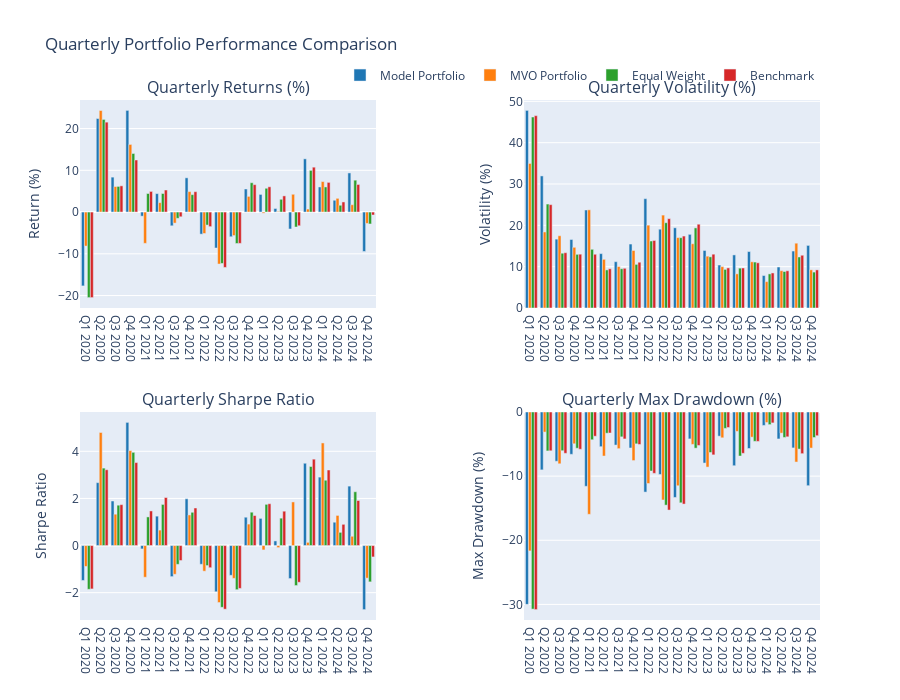

Notebook code for this chart:
### Code cell
# Plotting
fig = make_subplots(
    rows=2, cols=2,
    subplot_titles=('Quarterly Returns (%)', 'Quarterly Volatility (%)', 
                   'Quarterly Sharpe Ratio', 'Quarterly Max Drawdown (%)'),
    vertical_spacing=0.2,
    horizontal_spacing=0.2
)

colors = ['#1f77b4', '#ff7f0e', '#2ca02c', '#d62728']
quarters = list(quarterly_comparison['Total Return (%)'].index)

# Plot quarterly returns
for i, portfolio in enumerate(portfolios.keys()):
    fig.add_trace(
        go.Bar(
            x=quarters,
            y=quarterly_comparison['Total Return (%)'][portfolio],
            name=portfolio,
            marker_color=colors[i],
            showlegend=True
        ),
        row=1, col=1
    )

for i, portfolio in enumerate(portfolios.keys()):
    fig.add_trace(
        go.Bar(
            x=quarters,
            y=quarterly_comparison['Volatility (%)'][portfolio],
            name=portfolio,
            marker_color=colors[i],
            showlegend=False
        ),
        row=1, col=2
    )

for i, portfolio in enumerate(portfolios.keys()):
    fig.add_trace(
        go.Bar(
            x=quarters,
            y=quarterly_comparison['Sharpe Ratio'][portfolio],
            name=portfolio,
            marker_color=colors[i],
            showlegend=False
        ),
        row=2, col=1
    )

for i, portfolio in enumerate(portfolios.keys()):
    fig.add_trace(
        go.Bar(
            x=quarters,
            y=quarterly_comparison['Max Drawdown (%)'][portfolio],
            name=portfolio,
            marker_color=colors[i],
            showlegend=False
        ),
        row=2, col=2
    )

fig.update_layout(
    title='Quarterly Portfolio Performance Comparison',
    height=700,
    showlegend=True,
    legend=dict(
        orientation="h",
        yanchor="bottom",
        y=1.02,
        xanchor="right",
        x=1
    )
)

# Update axes labels
fig.update_yaxes(title_text="Return (%)", row=1, col=1)
fig.update_yaxes(title_text="Volatility (%)", row=1, col=2)
fig.update_yaxes(title_text="Sharpe Ratio", row=2, col=1)
fig.update_yaxes(title_text="Max Drawdown (%)", row=2, col=2)

fig.show()

# Summary Statistics by Quarter
print("\n" + "="*60)
print("QUARTERLY PERFORMANCE SUMMARY")
print("="*60)

for quarter in quarters:
    print(f"\n{quarter}:")
    print("-" * 20)
    
    # Best performing portfolio this quarter
    quarter_returns = quarterly_comparison['Total Return (%)'].loc[quarter]
    best_return = quarter_returns.idxmax()
    print(f"Best Return: {best_return} ({quarter_returns[best_return]:.2f}%)")
    
    # Best Sharpe ratio this quarter
    quarter_sharpe = quarterly_comparison['Sharpe Ratio'].loc[quarter].dropna()
    if not quarter_sharpe.empty:
        best_sharpe = quarter_sharpe.idxmax()
        print(f"Best Sharpe: {best_sharpe} ({quarter_sharpe[best_sharpe]:.3f})")
    
    # Lowest volatility this quarter
    quarter_vol = quarterly_comparison['Volatility (%)'].loc[quarter].dropna()
    if not quarter_vol.empty:
        lowest_vol = quarter_vol.idxmin()
        print(f"Lowest Vol: {lowest_vol} ({quarter_vol[lowest_vol]:.2f}%)")

# Ranking Analysis
print("\n" + "="*60)
print("PORTFOLIO RANKINGS BY QUARTER")
print("="*60)

ranking_df = pd.DataFrame(index=quarters, columns=portfolios.keys())

for quarter in quarters:
    # Rank by quarterly returns (1 = best)
    quarter_returns = quarterly_comparison['Total Return (%)'].loc[quarter]
    ranks = quarter_returns.rank(ascending=False, method='min')
    ranking_df.loc[quarter] = ranks

print("\nRanking by Quarterly Returns (1=Best, 4=Worst):")
print(ranking_df.astype(int))

# Average ranking
avg_ranking = ranking_df.mean().sort_values()
print(f"\nAverage Ranking Across All Quarters:")
print("-" * 40)
for portfolio, avg_rank in avg_ranking.items():
    print(f"{portfolio}: {avg_rank:.2f}")

# Win rate analysis
print(f"\nQuarterly Win Rate (% of quarters ranked #1):")
print("-" * 45)
for portfolio in portfolios.keys():
    win_rate = (ranking_df[portfolio] == 1).sum() / len(quarters) * 100
    print(f"{portfolio}: {win_rate:.1f}%")

# Save the plot to a file
fig.write_html(f'{output_dir}/{train_type}/QoQ_performance_{model_type}_run_{run_no}.html')
fig.write_image(f'{output_dir}/{train_type}/QoQ_performance_{model_type}_run_{run_no}.png')

### Figure 1 — Plotly figure (JSON) as saved in the notebook; plotly's stock layout.template omitted (floating-point values rounded to 4 significant figures)
{"data": [{"marker": {"color": "#1f77b4"}, "name": "Model Portfolio", "showlegend": true, "type": "bar", "x": ["Q1 2020", "Q2 2020", "Q3 2020", "Q4 2020", "Q1 2021", "Q2 2021", "Q3 2021", "Q4 2021", "Q1 2022", "Q2 2022", "Q3 2022", "Q4 2022", "Q1 2023", "Q2 2023", "Q3 2023", "Q4 2023", "Q1 2024", "Q2 2024", "Q3 2024", "Q4 2024"], "xaxis": "x", "y": [-17.69, 22.41, 8.36, 24.35, -0.9848, 4.415, -3.293, 8.199, -5.293, -8.618, -5.919, 5.526, 4.223, 0.8532, -4.054, 12.74, 6.008, 2.827, 9.367, -9.447], "yaxis": "y"}, {"marker": {"color": "#ff7f0e"}, "name": "MVO Portfolio", "showlegend": true, "type": "bar", "x": ["Q1 2020", "Q2 2020", "Q3 2020", "Q4 2020", "Q1 2021", "Q2 2021", "Q3 2021", "Q4 2021", "Q1 2022", "Q2 2022", "Q3 2022", "Q4 2022", "Q1 2023", "Q2 2023", "Q3 2023", "Q4 2023", "Q1 2024", "Q2 2024", "Q3 2024", "Q4 2024"], "xaxis": "x", "y": [-8.148, 24.32, 6.118, 16.19, -7.495, 2.253, -2.648, 4.897, -5.138, -12.45, -5.627, 3.755, -0.2666, 0.1523, 4.26, 0.718, 7.3, 3.284, 1.755, -2.717], "yaxis": "y"}, {"marker": {"color": "#2ca02c"}, "name": "Equal Weight", "showlegend": true, "type": "bar", "x": ["Q1 2020", "Q2 2020", "Q3 2020", "Q4 2020", "Q1 2021", "Q2 2021", "Q3 2021", "Q4 2021", "Q1 2022", "Q2 2022", "Q3 2022", "Q4 2022", "Q1 2023", "Q2 2023", "Q3 2023", "Q4 2023", "Q1 2024", "Q2 2024", "Q3 2024", "Q4 2024"], "xaxis": "x", "y": [-20.49, 22.18, 6.139, 14.03, 4.442, 4.442, -1.496, 4.17, -3.116, -12.31, -7.531, 7.025, 5.697, 3.055, -3.588, 9.98, 6.015, 1.628, 7.635, -2.855], "yaxis": "y"}, {"marker": {"color": "#d62728"}, "name": "Benchmark", "showlegend": true, "type": "bar", "x": ["Q1 2020", "Q2 2020", "Q3 2020", "Q4 2020", "Q1 2021", "Q2 2021", "Q3 2021", "Q4 2021", "Q1 2022", "Q2 2022", "Q3 2022", "Q4 2022", "Q1 2023", "Q2 2023", "Q3 2023", "Q4 2023", "Q1 2024", "Q2 2024", "Q3 2024", "Q4 2024"], "xaxis": "x", "y": [-20.49, 21.53, 6.274, 12.47, 4.944, 5.277, -1.135, 4.877, -3.492, -13.26, -7.5, 6.559, 6.048, 3.87, -3.283, 10.75, 7.105, 2.418, 6.606, -0.7058], "yaxis": "y"}, {"marker": {"color": "#1f77b4"}, "name": "Model Portfolio", "showlegend": false, "type": "bar", "x": ["Q1 2020", "Q2 2020", "Q3 2020", "Q4 2020", "Q1 2021", "Q2 2021", "Q3 2021", "Q4 2021", "Q1 2022", "Q2 2022", "Q3 2022", "Q4 2022", "Q1 2023", "Q2 2023", "Q3 2023", "Q4 2023", "Q1 2024", "Q2 2024", "Q3 2024", "Q4 2024"], "xaxis": "x2", "y": [47.81, 31.96, 16.66, 16.58, 23.71, 13.16, 11.2, 15.48, 26.45, 19.07, 19.41, 17.82, 13.92, 10.4, 12.85, 13.66, 7.855, 9.915, 13.78, 15.14], "yaxis": "y2"}, {"marker": {"color": "#ff7f0e"}, "name": "MVO Portfolio", "showlegend": false, "type": "bar", "x": ["Q1 2020", "Q2 2020", "Q3 2020", "Q4 2020", "Q1 2021", "Q2 2021", "Q3 2021", "Q4 2021", "Q1 2022", "Q2 2022", "Q3 2022", "Q4 2022", "Q1 2023", "Q2 2023", "Q3 2023", "Q4 2023", "Q1 2024", "Q2 2024", "Q3 2024", "Q4 2024"], "xaxis": "x2", "y": [34.97, 18.4, 17.48, 14.69, 23.75, 11.78, 10.03, 13.91, 20.04, 22.48, 17.03, 15.54, 12.54, 10.0, 8.263, 11.18, 6.386, 9.024, 15.68, 9.233], "yaxis": "y2"}, {"marker": {"color": "#2ca02c"}, "name": "Equal Weight", "showlegend": false, "type": "bar", "x": ["Q1 2020", "Q2 2020", "Q3 2020", "Q4 2020", "Q1 2021", "Q2 2021", "Q3 2021", "Q4 2021", "Q1 2022", "Q2 2022", "Q3 2022", "Q4 2022", "Q1 2023", "Q2 2023", "Q3 2023", "Q4 2023", "Q1 2024", "Q2 2024", "Q3 2024", "Q4 2024"], "xaxis": "x2", "y": [46.21, 25.15, 13.25, 12.99, 14.2, 9.217, 9.5, 10.55, 16.21, 20.63, 17.01, 19.38, 12.38, 9.341, 9.651, 11.12, 8.251, 8.83, 12.35, 8.691], "yaxis": "y2"}, {"marker": {"color": "#d62728"}, "name": "Benchmark", "showlegend": false, "type": "bar", "x": ["Q1 2020", "Q2 2020", "Q3 2020", "Q4 2020", "Q1 2021", "Q2 2021", "Q3 2021", "Q4 2021", "Q1 2022", "Q2 2022", "Q3 2022", "Q4 2022", "Q1 2023", "Q2 2023", "Q3 2023", "Q4 2023", "Q1 2024", "Q2 2024", "Q3 2024", "Q4 2024"], "xaxis": "x2", "y": [46.54, 25.01, 13.38, 13.02, 13.0, 9.495, 9.611, 11.08, 16.34, 21.62, 17.41, 20.27, 13.02, 9.705, 9.684, 10.94, 8.481, 9.001, 12.76, 9.221], "yaxis": "y2"}, {"marker": {"color": "#1f77b4"}, "name": "Model Portfolio", "showlegend": false, "type": "bar", "x": ["Q1 2020", "Q2 2020", "Q3 2020", "Q4 2020", "Q1 2021", "Q2 2021", "Q3 2021", "Q4 2021", "Q1 2022", "Q2 2022", "Q3 2022", "Q4 2022", "Q1 2023", "Q2 2023", "Q3 2023", "Q4 2023", "Q1 2024", "Q2 2024", "Q3 2024", "Q4 2024"], "xaxis": "x3", "y": [-1.482, 2.671, 1.891, 5.228, -0.1429, 1.248, -1.318, 1.985, -0.795, -1.962, -1.264, 1.202, 1.153, 0.1962, -1.401, 3.494, 2.905, 0.9903, 2.523, -2.719], "yaxis": "y3"}, {"marker": {"color": "#ff7f0e"}, "name": "MVO Portfolio", "showlegend": false, "type": "bar", "x": ["Q1 2020", "Q2 2020", "Q3 2020", "Q4 2020", "Q1 2021", "Q2 2021", "Q3 2021", "Q4 2021", "Q1 2022", "Q2 2022", "Q3 2022", "Q4 2022", "Q1 2023", "Q2 2023", "Q3 2023", "Q4 2023", "Q1 2024", "Q2 2024", "Q3 2024", "Q4 2024"], "xaxis": "x3", "y": [-0.8866, 4.799, 1.331, 4.029, -1.344, 0.6571, -1.22, 1.3, -1.088, -2.419, -1.393, 0.9114, -0.1858, -0.08795, 1.851, 0.1362, 4.355, 1.278, 0.3935, -1.384], "yaxis": "y3"}, {"marker": {"color": "#2ca02c"}, "name": "Equal Weight", "showlegend": false, "type": "bar", "x": ["Q1 2020", "Q2 2020", "Q3 2020", "Q4 2020", "Q1 2021", "Q2 2021", "Q3 2021", "Q4 2021", "Q1 2022", "Q2 2022", "Q3 2022", "Q4 2022", "Q1 2023", "Q2 2023", "Q3 2023", "Q4 2023", "Q1 2024", "Q2 2024", "Q3 2024", "Q4 2024"], "xaxis": "x3", "y": [-1.857, 3.287, 1.713, 3.957, 1.215, 1.746, -0.7982, 1.412, -0.8504, -2.622, -1.874, 1.416, 1.749, 1.163, -1.698, 3.356, 2.773, 0.5604, 2.284, -1.542], "yaxis": "y3"}, {"marker": {"color": "#d62728"}, "name": "Benchmark", "showlegend": false, "type": "bar", "x": ["Q1 2020", "Q2 2020", "Q3 2020", "Q4 2020", "Q1 2021", "Q2 2021", "Q3 2021", "Q4 2021", "Q1 2022", "Q2 2022", "Q3 2022", "Q4 2022", "Q1 2023", "Q2 2023", "Q3 2023", "Q4 2023", "Q1 2024", "Q2 2024", "Q3 2024", "Q4 2024"], "xaxis": "x3", "y": [-1.841, 3.218, 1.737, 3.522, 1.469, 2.038, -0.6357, 1.594, -0.9404, -2.702, -1.82, 1.274, 1.775, 1.458, -1.56, 3.667, 3.207, 0.9013, 1.912, -0.4835], "yaxis": "y3"}, {"marker": {"color": "#1f77b4"}, "name": "Model Portfolio", "showlegend": false, "type": "bar", "x": ["Q1 2020", "Q2 2020", "Q3 2020", "Q4 2020", "Q1 2021", "Q2 2021", "Q3 2021", "Q4 2021", "Q1 2022", "Q2 2022", "Q3 2022", "Q4 2022", "Q1 2023", "Q2 2023", "Q3 2023", "Q4 2023", "Q1 2024", "Q2 2024", "Q3 2024", "Q4 2024"], "xaxis": "x4", "y": [-29.99, -9.024, -7.68, -6.597, -11.59, -5.407, -5.156, -5.608, -12.49, -9.737, -13.32, -4.195, -7.96, -3.767, -8.376, -5.692, -2.096, -4.202, -5.598, -11.49], "yaxis": "y4"}, {"marker": {"color": "#ff7f0e"}, "name": "MVO Portfolio", "showlegend": false, "type": "bar", "x": ["Q1 2020", "Q2 2020", "Q3 2020", "Q4 2020", "Q1 2021", "Q2 2021", "Q3 2021", "Q4 2021", "Q1 2022", "Q2 2022", "Q3 2022", "Q4 2022", "Q1 2023", "Q2 2023", "Q3 2023", "Q4 2023", "Q1 2024", "Q2 2024", "Q3 2024", "Q4 2024"], "xaxis": "x4", "y": [-21.66, -3.133, -8.073, -4.956, -15.95, -6.867, -5.714, -7.571, -11.15, -13.72, -11.5, -5.053, -8.589, -4.023, -3.023, -3.922, -1.64, -3.295, -7.802, -5.622], "yaxis": "y4"}, {"marker": {"color": "#2ca02c"}, "name": "Equal Weight", "showlegend": false, "type": "bar", "x": ["Q1 2020", "Q2 2020", "Q3 2020", "Q4 2020", "Q1 2021", "Q2 2021", "Q3 2021", "Q4 2021", "Q1 2022", "Q2 2022", "Q3 2022", "Q4 2022", "Q1 2023", "Q2 2023", "Q3 2023", "Q4 2023", "Q1 2024", "Q2 2024", "Q3 2024", "Q4 2024"], "xaxis": "x4", "y": [-30.74, -6.068, -6.038, -5.65, -4.328, -3.305, -3.877, -4.966, -9.203, -14.52, -14.16, -5.637, -6.314, -2.556, -6.864, -4.572, -1.967, -3.966, -5.779, -3.98], "yaxis": "y4"}, {"marker": {"color": "#d62728"}, "name": "Benchmark", "showlegend": false, "type": "bar", "x": ["Q1 2020", "Q2 2020", "Q3 2020", "Q4 2020", "Q1 2021", "Q2 2021", "Q3 2021", "Q4 2021", "Q1 2022", "Q2 2022", "Q3 2022", "Q4 2022", "Q1 2023", "Q2 2023", "Q3 2023", "Q4 2023", "Q1 2024", "Q2 2024", "Q3 2024", "Q4 2024"], "xaxis": "x4", "y": [-30.81, -6.047, -6.443, -5.812, -3.778, -3.276, -4.2, -5.066, -9.563, -15.29, -14.36, -5.216, -6.685, -2.417, -6.441, -4.586, -1.701, -3.87, -6.497, -3.698], "yaxis": "y4"}], "layout": {"annotations": [{"font": {"size": 16}, "showarrow": false, "text": "Quarterly Returns (%)", "x": 0.2, "xanchor": "center", "xref": "paper", "y": 1, "yanchor": "bottom", "yref": "paper"}, {"font": {"size": 16}, "showarrow": false, "text": "Quarterly Volatility (%)", "x": 0.8, "xanchor": "center", "xref": "paper", "y": 1, "yanchor": "bottom", "yref": "paper"}, {"font": {"size": 16}, "showarrow": false, "text": "Quarterly Sharpe Ratio", "x": 0.2, "xanchor": "center", "xref": "paper", "y": 0.4, "yanchor": "bottom", "yref": "paper"}, {"font": {"size": 16}, "showarrow": false, "text": "Quarterly Max Drawdown (%)", "x": 0.8, "xanchor": "center", "xref": "paper", "y": 0.4, "yanchor": "bottom", "yref": "paper"}], "height": 700, "legend": {"orientation": "h", "x": 1, "xanchor": "right", "y": 1.02, "yanchor": "bottom"}, "showlegend": true, "title": {"text": "Quarterly Portfolio Performance Comparison"}, "xaxis": {"anchor": "y", "domain": [0, 0.4]}, "xaxis2": {"anchor": "y2", "domain": [0.6, 1]}, "xaxis3": {"anchor": "y3", "domain": [0, 0.4]}, "xaxis4": {"anchor": "y4", "domain": [0.6, 1]}, "yaxis": {"anchor": "x", "domain": [0.6, 1], "title": {"text": "Return (%)"}}, "yaxis2": {"anchor": "x2", "domain": [0.6, 1], "title": {"text": "Volatility (%)"}}, "yaxis3": {"anchor": "x3", "domain": [0, 0.4], "title": {"text": "Sharpe Ratio"}}, "yaxis4": {"anchor": "x4", "domain": [0, 0.4], "title": {"text": "Max Drawdown (%)"}}}}
